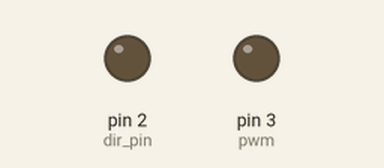
Recording of a sketch running on a simulated Arduino Uno, built with avr-gcc and run on an emulated ATmega328P. Shown: output pins drawn as LEDs (lit = HIGH).

Above: at 0.05 s.
At 16.05 s:
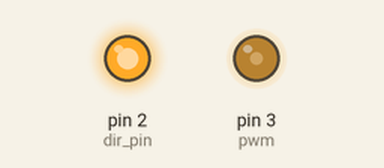
At 31.95 s:
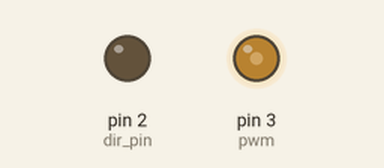
Timing chart, 0 to 36.8 s (numbered marks = the images above):
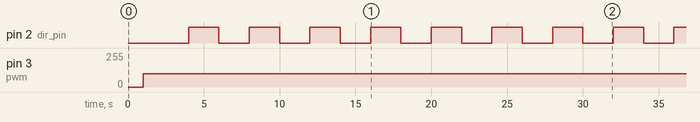

The sketch:

RKI_test.ino
```cpp
int pwm=3;
int dir_pin=2;
boolean dir=LOW;
void setup()
{
  pinMode(pwm,OUTPUT);
  pinMode(dir_pin,OUTPUT);
}

void loop()
{
  delay(1000);
  analogWrite(pwm,100);
  delay(1000);
  digitalWrite(dir_pin,dir);
  dir=!(dir);
}
```

Measured:
- by itself, pin 2 (dir_pin): alternates HIGH for 2.0 s and LOW for 2.0 s
- by itself, pin 3 (pwm): 0/255 → 100/255 at 1.0 s
